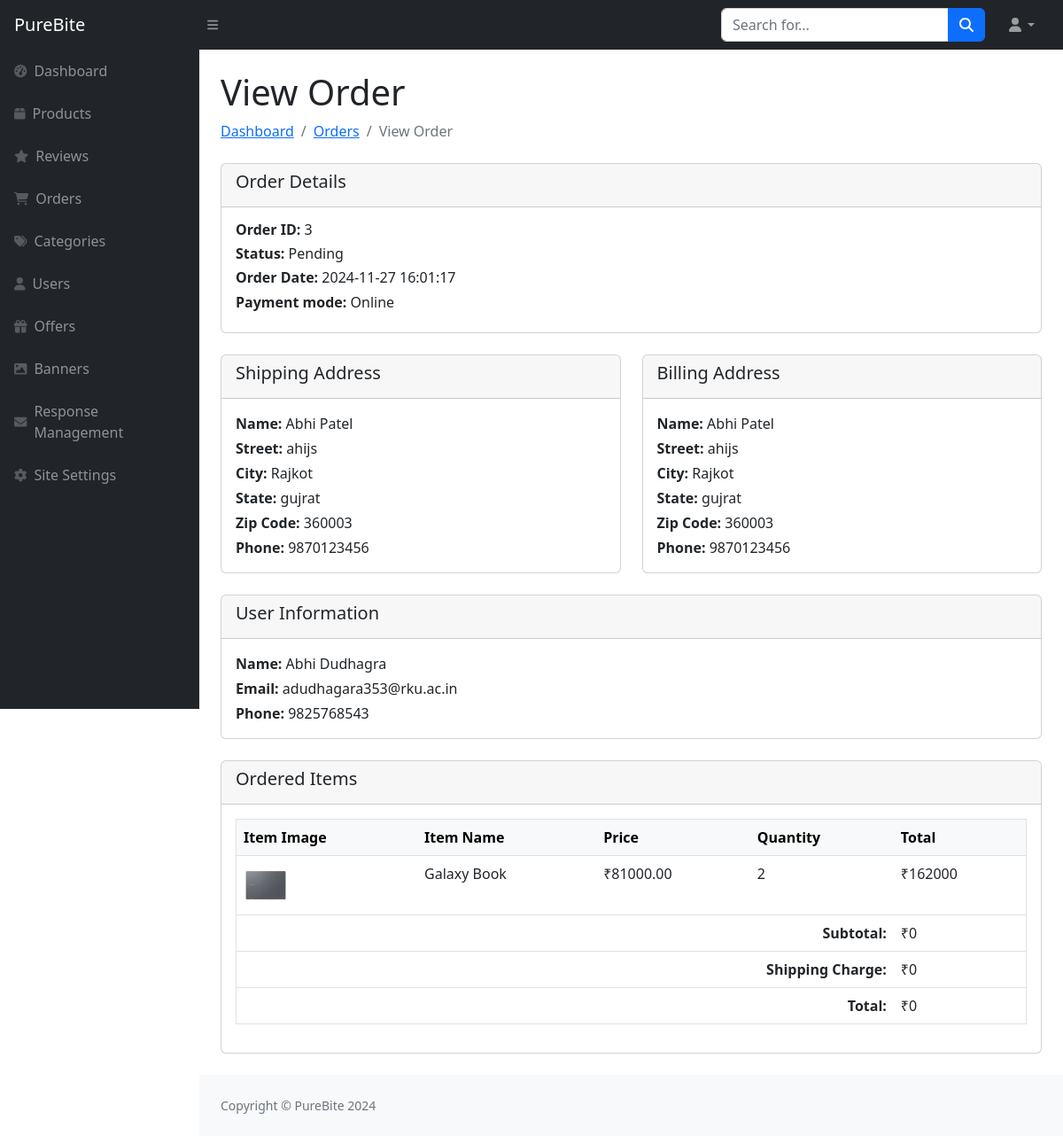
Screenshot of /Admin/view-order.php?order_id=3 with the database file from the repository.
### tables this page shows
CREATE TABLE `order_header_tbl` (
  `Order_Id` int(11) NOT NULL,
  `User_Id` int(11) NOT NULL,
  `Order_Date` datetime NOT NULL,
  `Order_Status` varchar(10) NOT NULL,
  `Billing_Address_Id` int(11) NOT NULL,
  `Shipping_Address_Id` int(11) NOT NULL,
  `Shipping_Charge` float NOT NULL DEFAULT 0,
  `Total` double NOT NULL DEFAULT 0,
  `Payment_Mode` varchar(50) DEFAULT 'Cash on Delivery'
);

CREATE TABLE `address_details_tbl` (
  `Address_Id` int(11) NOT NULL,
  `User_Id` int(11) NOT NULL,
  `Full_Name` varchar(100) NOT NULL,
  `Address` varchar(200) NOT NULL,
  `City` varchar(50) NOT NULL,
  `State` varchar(50) NOT NULL,
  `Pincode` int(11) NOT NULL,
  `Phone` varchar(15) NOT NULL
);

CREATE TABLE `user_details_tbl` (
  `User_Id` int(11) NOT NULL,
  `User_Role_Id` int(11) DEFAULT 0,
  `First_Name` varchar(50) NOT NULL,
  `Last_Name` varchar(50) NOT NULL,
  `Password` varchar(20) NOT NULL,
  `Email` varchar(320) NOT NULL,
  `Mobile_No` varchar(20) NOT NULL,
  `Active_Status` tinyint(4) NOT NULL,
  `Profile_Picture` varchar(255) DEFAULT 'default-img.png'
);

CREATE TABLE `order_details_tbl` (
  `Order_Id` int(11) NOT NULL,
  `Product_Id` int(11) NOT NULL,
  `Quantity` int(11) NOT NULL,
  `Price` decimal(10,2) DEFAULT NULL
);

CREATE TABLE `product_details_tbl` (
  `Product_Id` int(11) NOT NULL,
  `Category_Id` int(11) NOT NULL,
  `Product_Name` varchar(100) NOT NULL,
  `Description` text NOT NULL,
  `Product_Image` varchar(255) NOT NULL,
  `Sale_Price` decimal(10,2) NOT NULL,
  `Cost_Price` decimal(10,2) NOT NULL,
  `Discount` tinyint(4) NOT NULL,
  `stock` int(11) NOT NULL DEFAULT 0,
  `is_active` tinyint(1) NOT NULL DEFAULT 1
);

### Admin/view-order.php (the view)
<?php include("sidebar.php"); ?>
<div id="layoutSidenav_content">
    <main>
        <div class="container-fluid px-4">
            <div class="d-flex justify-content-between align-items-center mt-4 mb-4">
                <div>
                    <h1>View Order</h1>
                    <ol class="breadcrumb mb-0">
                        <li class="breadcrumb-item"><a href="index.php">Dashboard</a></li>
                        <li class="breadcrumb-item"><a href="orders.php">Orders</a></li>
                        <li class="breadcrumb-item active">View Order</li>
                    </ol>
                </div>
            </div>
            <?php
            $order_id = $_GET['order_id'];
            $order_query = "SELECT oh.Order_Id, oh.Order_Date, oh.Order_Status, oh.Payment_Mode, oh.Shipping_Address_Id, oh.Billing_Address_Id, oh.Shipping_Charge, oh.Total,
                            ud.First_Name, ud.Last_Name, ud.Email, ud.Mobile_No
                            FROM order_header_tbl oh
                            JOIN user_details_tbl ud ON oh.User_Id = ud.User_Id
                            WHERE oh.Order_Id = $order_id";
            $order_result = mysqli_query($con, $order_query);
            $order_data = mysqli_fetch_assoc($order_result);
            $shipping_query = "SELECT * FROM address_details_tbl WHERE Address_Id = " . $order_data['Shipping_Address_Id'];
            $shipping_result = mysqli_query($con, $shipping_query);
            $shipping_data = mysqli_fetch_assoc($shipping_result);
            $billing_query = "SELECT * FROM address_details_tbl WHERE Address_Id = " . $order_data['Billing_Address_Id'];
            $billing_result = mysqli_query($con, $billing_query);
            $billing_data = mysqli_fetch_assoc($billing_result);
            $items_query = "SELECT od.Product_Id, od.Quantity, od.Price, p.Product_Name, p.Product_Image
                            FROM order_details_tbl od
                            JOIN product_details_tbl p ON od.Product_Id = p.Product_Id
                            WHERE od.Order_Id = $order_id";
            $items_result = mysqli_query($con, $items_query);
            ?>
            <div class="card mb-4">
                <div class="card-header">
                    <h5>Order Details</h5>
                </div>
                <div class="card-body">
                    <h6><strong>Order ID:</strong> <?php echo $order_data['Order_Id']; ?></h6>
                    <h6><strong>Status:</strong> <?php echo $order_data['Order_Status']; ?></h6>
                    <h6><strong>Order Date:</strong> <?php echo $order_data['Order_Date']; ?></h6>
                    <h6><strong>Payment mode:</strong> <?php echo $order_data['Payment_Mode']; ?></h6>
                </div>
            </div>
            <div class="row">
                <div class="col-md-6">
                    <div class="card mb-4">
                        <div class="card-header">
                            <h5>Shipping Address</h5>
                        </div>
                        <div class="card-body">
                            <p class="mb-1"><strong>Name:</strong> <?php echo $shipping_data['Full_Name']; ?></p>
                            <p class="mb-1"><strong>Street:</strong> <?php echo $shipping_data['Address']; ?></p>
                            <p class="mb-1"><strong>City:</strong> <?php echo $shipping_data['City']; ?></p>
                            <p class="mb-1"><strong>State:</strong> <?php echo $shipping_data['State']; ?></p>
                            <p class="mb-1"><strong>Zip Code:</strong> <?php echo $shipping_data['Pincode']; ?></p>
                            <p class="mb-0"><strong>Phone:</strong> <?php echo $shipping_data['Phone']; ?></p>
                        </div>
                    </div>
                </div>
                <div class="col-md-6">
                    <div class="card mb-4">
                        <div class="card-header">
                            <h5>Billing Address</h5>
                        </div>
                        <div class="card-body">
                            <p class="mb-1"><strong>Name:</strong> <?php echo $billing_data['Full_Name']; ?></p>
                            <p class="mb-1"><strong>Street:</strong> <?php echo $billing_data['Address']; ?></p>
                            <p class="mb-1"><strong>City:</strong> <?php echo $billing_data['City']; ?></p>
                            <p class="mb-1"><strong>State:</strong> <?php echo $billing_data['State']; ?></p>
                            <p class="mb-1"><strong>Zip Code:</strong> <?php echo $billing_data['Pincode']; ?></p>
                            <p class="mb-0"><strong>Phone:</strong> <?php echo $billing_data['Phone']; ?></p>
                        </div>
                    </div>
                </div>
            </div>
            <div class="card mb-4">
                <div class="card-header">
                    <h5>User Information</h5>
                </div>
                <div class="card-body">
                    <p class="mb-1"><strong>Name:</strong> <?php echo $order_data['First_Name'] . " " . $order_data['Last_Name']; ?></p>
                    <p class="mb-1"><strong>Email:</strong> <?php echo $order_data['Email']; ?></p>
                    <p class="mb-0"><strong>Phone:</strong> <?php echo $order_data['Mobile_No']; ?></p>
                </div>
            </div>
            <div class="card mb-4">
                <div class="card-header">
                    <h5>Ordered Items</h5>
                </div>
                <div class="card-body">
                    <table class="table border">
                        <thead class="table-light">
                            <tr>
                                <th>Item Image</th>
                                <th>Item Name</th>
                                <th>Price</th>
                                <th>Quantity</th>
                                <th>Total</th>
                            </tr>
                        </thead>
                        <tbody>
                            <?php while ($item = mysqli_fetch_assoc($items_result)) { ?>
                                <tr>
                                    <td><img src="../img/items/products/<?php echo $item['Product_Image']; ?>" alt="Item Image" width="50"></td>
                                    <td><?php echo $item['Product_Name']; ?></td>
                                    <td>₹<?php echo $item['Price']; ?></td>
                                    <td><?php echo $item['Quantity']; ?></td>
                                    <td>₹<?php echo $item['Price'] * $item['Quantity']; ?></td>
                                </tr>
                            <?php } ?>
                        </tbody>
                        <tfoot>
                            <tr>
                                <th colspan="4" class="text-end">Subtotal:</th>
                                <td>₹<?php echo $order_data['Total'] - $order_data['Shipping_Charge']; ?></td>
                            </tr>
                            <tr>
                                <th colspan="4" class="text-end">Shipping Charge:</th>
                                <td>₹<?php echo $order_data['Shipping_Charge']; ?></td>
                            </tr>
                            <tr>
                                <th colspan="4" class="text-end">Total:</th>
                                <td>₹<?php echo $order_data['Total']; ?></td>
                            </tr>
                        </tfoot>
                    </table>
                </div>
            </div>
        </div>
    </main>
<?php include("footer.php"); ?>

### rows the page displays
order_header_tbl: Order_Id "3", Order_Status "Pending", Order_Date "2024-11-27 16:01:17", Payment_Mode "Online", User_Id.First_Name "Abhi", User_Id.Last_Name "Dudhagra", User_Id.Email "adudhagara353@rku.ac.in", User_Id.Mobile_No "9825768543", $order_data['Total']-$order_data['Shipping_Charge'] "0", Shipping_Charge "0", Total "0"
address_details_tbl: Full_Name "Abhi Patel", Address "ahijs", City "Rajkot", State "gujrat", Pincode "360003", Phone "9870123456"
order_details_tbl: product_details_tbl.Product_Image (picture), product_details_tbl.Product_Name "Galaxy Book", Price "81000.00", Quantity "2", $item['Price'] * $item['Quantity'] "162000"
